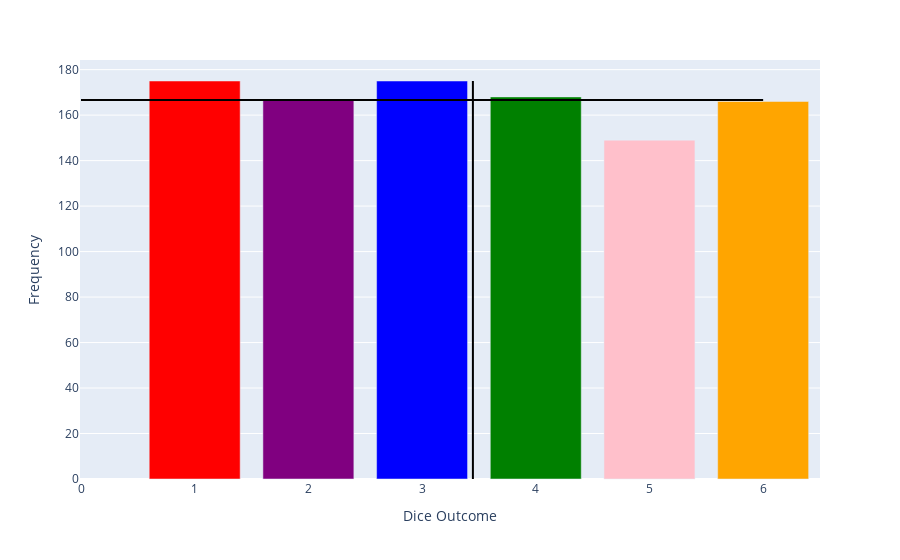

Notebook code for this chart:
### Code cell
fig_5 = px.bar(freq_1000, x='Outcomes', y='Frequency', labels={'Outcomes': 'Dice Outcomes', 'Frequency': 'Frequency'})

colors = ['red', 'blue', 'green', 'purple', 'orange', 'pink'] 
fig_5.update_traces(marker_color=colors)

fig_5.update_xaxes(title_text='Dice Outcome')
fig_5.update_yaxes(title_text='Frequency')

fig_5.add_shape(
    type='line',
    x0=mean_dice_1000,
    x1=mean_dice_1000,
    y0=0,
    y1=max(freq_1000['Frequency']),
    line=dict(color='black', width=2))

fig_5.add_shape(
    type='line',
    y0=mean_freq_1000,
    y1=mean_freq_1000,
    x0=0,
    x1=max(freq_1000['Outcomes']),
    line=dict(color='black', width=2))

fig_5.show()

### Figure 1 — Plotly figure (JSON) as saved in the notebook; plotly's stock layout.template omitted (floating-point values rounded to 4 significant figures)
{"data": [{"alignmentgroup": "True", "hovertemplate": "Dice Outcomes=%{x}<br>Frequency=%{y}<extra></extra>", "legendgroup": "", "marker": {"color": ["red", "blue", "green", "purple", "orange", "pink"], "pattern": {"shape": ""}}, "name": "", "offsetgroup": "", "orientation": "v", "showlegend": false, "textposition": "auto", "type": "bar", "x": [1, 3, 4, 2, 6, 5], "xaxis": "x", "y": [175, 175, 168, 167, 166, 149], "yaxis": "y"}], "layout": {"barmode": "relative", "legend": {"tracegroupgap": 0}, "margin": {"t": 60}, "shapes": [{"line": {"color": "black", "width": 2}, "type": "line", "x0": 3.447, "x1": 3.447, "y0": 0, "y1": 175}, {"line": {"color": "black", "width": 2}, "type": "line", "x0": 0, "x1": 6, "y0": 166.7, "y1": 166.7}], "xaxis": {"anchor": "y", "domain": [0, 1], "title": {"text": "Dice Outcome"}}, "yaxis": {"anchor": "x", "domain": [0, 1], "title": {"text": "Frequency"}}}}
